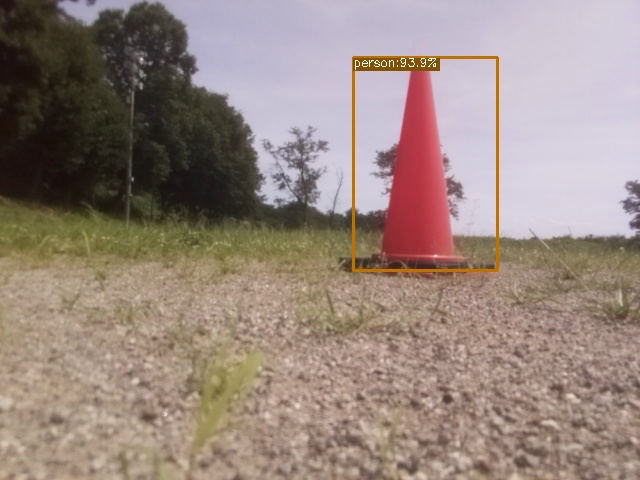
#> input picture myDirectory/ikemoto/yolo_image_sample.jpg, 640 x 480 px
$ python get_object_theta_and_proportion_test.py
#> lines starting #> are read from the running program, lines starting #| are printed output that depends on the picture; after the words box and inside, x2 and y2 are one past the last pixel; in counts of white or black regions, pixels touching at a corner belong together; long printed decimals are rounded
### myDirectory/ikemoto/get_object_theta_and_proportion.py
import sys
import time
import numpy as np
import cv2

# [17 lines left out: function take_photo, not called in this run]


def hls_binary(img_hls, colour_range):
    saturation_min = 100 # TODO: 変更しやすいように
    v_min = 60
    if colour_range[0] < colour_range[1]:
        img_hls = cv2.inRange(img_hls, (colour_range[0], saturation_min, v_min), (colour_range[1], 250, 250))
    else:
        mask1 = cv2.inRange(img_hls, (colour_range[0], saturation_min, v_min), (180, 250, 250))
        mask2 = cv2.inRange(img_hls, (0, saturation_min, v_min), (colour_range[1], 250, 250))
        img_hls = cv2.bitwise_or(mask1, mask2)

    return img_hls


def scantheta(img_th):
    camera_horizontal_FoV = 62.2 # degrees
    theta_row_sum_10 = 0
    theta_row_mo_10 = 0

    # 行列サイズ
    # img_th[縦,横,色]
    width=img_th.shape[1] # 横の長さ
    # hight=img_th.shape[1]

    # 列の和
    im_thx=np.sum(img_th,axis=0)
    print(im_thx.shape)
    #　高い順にソート(インデックスを返す)
    theta_row_sub = np.argsort(im_thx)[::-1]
    print(theta_row_sub.shape)

    #　上位1%を
    for i in range(int(width/100)): # 1280から画像中の赤コーンが占める割合からまあどれくらいで割るか決める
        theta_row_sum_10 += im_thx[theta_row_sub[i]]
        theta_row_mo_10 += theta_row_sub[i]*im_thx[theta_row_sub[i]]
    # 重心の計算
    print(theta_row_sum_10)
    if theta_row_sum_10 == 0:
        im_thx_maru = 0
    else:
        im_thx_maru = int(theta_row_mo_10 / theta_row_sum_10)


    theta=-(im_thx_maru/width*camera_horizontal_FoV-camera_horizontal_FoV/2)

    # print('重心：{}, 角度：{}'.format(im_thx_maru, theta)

    return theta


def scanprop(img_th):
    # パラシュートの色の割合を計算する
    width=img_th.shape[1]
    height=img_th.shape[0]
    size=width*height

    red_area=np.count_nonzero(img_th)

    prop=(red_area/size)*100

    return prop


def get_object_theta_and_proportion(colour_range, img=None):
    # 読み込み
    if img is None:
        print("take photo")
        img = take_photo()
    # cv2.imwrite("/home/pi/TANE2025/image/"+"colour_scan.jpg", img)

    img_hls = cv2.cvtColor(img, cv2.COLOR_BGR2HSV)

    img_th = hls_binary(img_hls, colour_range) # 条件を満たす要素を255，それ以外を0とする配列
    # cv2.imwrite("/home/pi/TANE2025/image/"+"scan.jpg", img_th)

    theta = scantheta(img_th)
    prop=scanprop(img_th)

    # カメラ試験用の出力
    print('theta = {}, prop = {}'.format(theta, prop))

    return theta, prop


# [8 lines that do not run on import are left out]

### myDirectory/ikemoto/get_object_theta_and_proportion_test.py
from get_object_theta_and_proportion import get_object_theta_and_proportion
import cv2

colour_range = [160, 10]

data = get_object_theta_and_proportion(colour_range=colour_range, img=cv2.imread('yolo_image_sample.jpg'))
#> in get_object_theta_and_proportion, `img_hls = cv2.cvtColor(img, cv2.COLOR_BGR2HSV)`: img_hls: shape (480, 640, 3); mean H, S, V 53.2, 61.1, 155.1
#> in get_object_theta_and_proportion, img is the input picture: shape (480, 640, 3); mean B, G, R 127.2, 135.2, 152.4
#> in hls_binary, `mask1 = cv2.inRange(img_hls, (colour_range[0], saturation_min, v_min),..`:
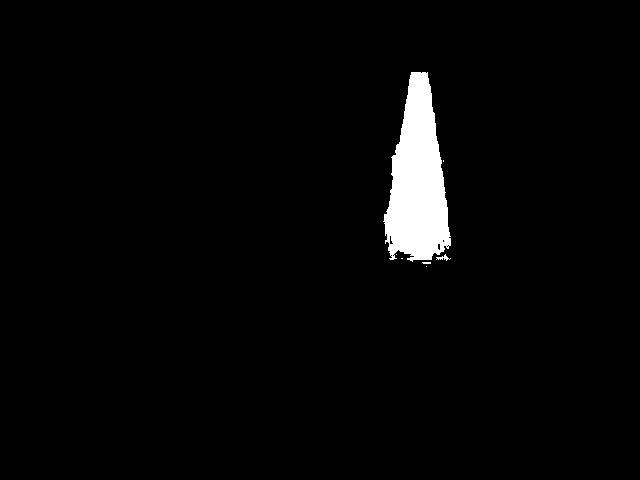
#> mask1: shape (480, 640); 2.7% white; 7 white regions (5 under 20 px), largest, box (x1, y1, x2, y2) and area: (383, 72, 451, 262) 8260, (436, 254, 451, 261) 40
#> in hls_binary, `mask2 = cv2.inRange(img_hls, (0, saturation_min, v_min), (colour_range..`:
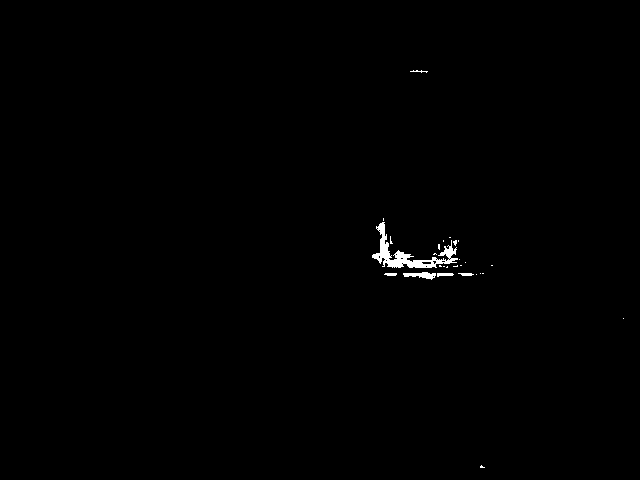
#> mask2: shape (480, 640); 0.45% white; 27 white regions (21 under 20 px), largest, box (x1, y1, x2, y2) and area: (372, 222, 458, 268) 1008, (403, 272, 436, 280) 148, (437, 273, 454, 277) 51, (458, 273, 474, 276) 37, (384, 273, 397, 276) 34, (410, 70, 428, 73) 24
#> in hls_binary, `img_hls = cv2.bitwise_or(mask1, mask2)`:
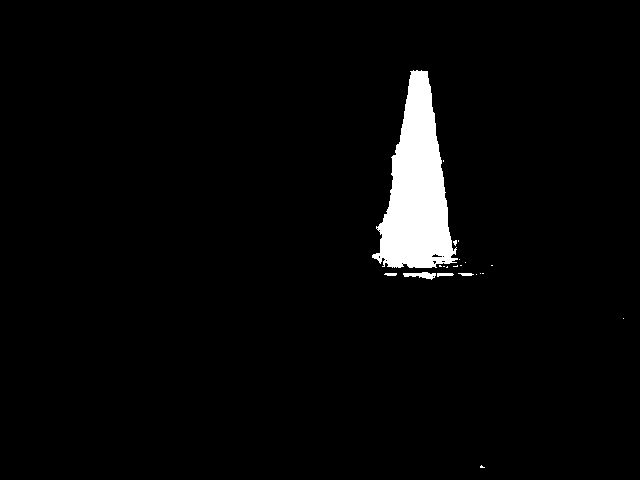
#> img_hls: shape (480, 640); 3.2% white; 21 white regions (16 under 20 px), largest, box (x1, y1, x2, y2) and area: (372, 70, 458, 268) 9388, (403, 272, 436, 280) 148, (437, 273, 454, 277) 51, (458, 273, 474, 276) 37, (384, 273, 397, 276) 34
#> in scantheta, `im_thx=np.sum(img_th,axis=0)`: im_thx = 640 values, max 52020 at index 426, min 0 at index 0, mean 3870.4
#| (640,)
#> in scantheta, `theta_row_sub = np.argsort(im_thx)[::-1]`: theta_row_sub = 640 values, max 639 at index 457, min 0 at index 532, mean 319.5
#| (640,)
#> the loop in scantheta, `for i in range(int(width/100)):` made 6 passes
#> (theta_row_sum_10, theta_row_mo_10) on passes 1 to 6: (52020, 22160520), (104040, 44373060), (155805, 66321420), (207570, 88321545), (259335, 110218140), (311100, 132062970)
#> after the loop in scantheta, `for i in range(int(width/100)):`: theta_row_mo_10 = 132062970; theta_row_sum_10 = 311100
#| 311100.0
#> in scantheta, `im_thx_maru = int(theta_row_mo_10 / theta_row_sum_10)`: im_thx_maru = 424
#> in scantheta, `theta=-(im_thx_maru/width*camera_horizontal_FoV-camera_horizontal_FoV/2)`: theta = -10.11
#> in scanprop, `red_area=np.count_nonzero(img_th)`: red_area = 9714
#> in scanprop, `prop=(red_area/size)*100`: prop = 3.16
#| theta = -10.108, prop = 3.162
#> data = (-10.11, 3.16)
print('prop:{}'.format(data[1]))
#| prop:3.162
print('theta:{}'.format(data[0]))
#| theta:-10.108
